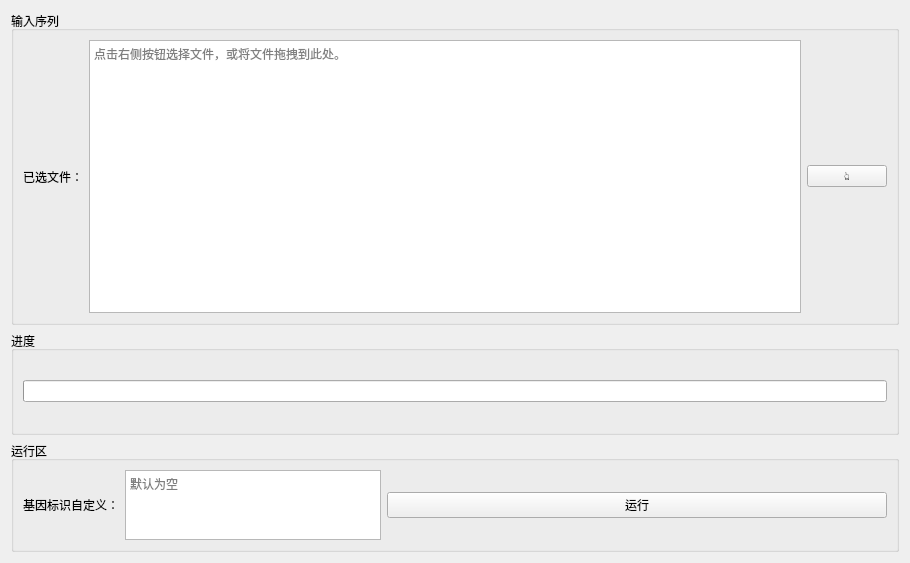
          <widget class="QWidget" name="as_calcu">
           <attribute name="title">
            <string>组装指标计算</string>
           </attribute>
           <layout class="QVBoxLayout" name="verticalLayout_26" stretch="3,1,1">
            <item>
             <widget class="QGroupBox" name="groupBox_30">
              <property name="title">
               <string>输入序列</string>
              </property>
              <layout class="QHBoxLayout" name="horizontalLayout_52">
               <item>
                <widget class="QLabel" name="label_43">
                 <property name="text">
                  <string>已选文件：</string>
                 </property>
                </widget>
               </item>
               <item>
                <widget class="QTextBrowser" name="qc_file">
                 <property name="verticalScrollBarPolicy">
                  <enum>Qt::ScrollBarAlwaysOff</enum>
                 </property>
                 <property name="placeholderText">
                  <string>点击右侧按钮选择文件，或将文件拖拽到此处。</string>
                 </property>
                </widget>
               </item>
               <item>
                <widget class="QPushButton" name="sel_qc_file">
                 <property name="text">
                  <string>👆</string>
                 </property>
                </widget>
               </item>
              </layout>
             </widget>
            </item>
            <item>
             <widget class="QGroupBox" name="groupBox_33">
              <property name="title">
               <string>进度</string>
              </property>
              <layout class="QVBoxLayout" name="verticalLayout_25">
               <item>
                <widget class="QProgressBar" name="qc_progress">
                 <property name="enabled">
                  <bool>true</bool>
                 </property>
                 <property name="value">
                  <number>0</number>
                 </property>
                 <property name="textVisible">
                  <bool>false</bool>
                 </property>
                </widget>
               </item>
              </layout>
             </widget>
            </item>
            <item>
             <widget class="QGroupBox" name="groupBox_34">
              <property name="title">
               <string>运行区</string>
              </property>
              <layout class="QHBoxLayout" name="horizontalLayout_35">
               <item>
                <widget class="QLabel" name="label_44">
                 <property name="text">
                  <string>基因标识自定义：</string>
                 </property>
                </widget>
               </item>
               <item>
                <widget class="QTextEdit" name="gene_symbol_2">
                 <property name="placeholderText">
                  <string>默认为空</string>
                 </property>
                </widget>
               </item>
               <item>
                <widget class="QPushButton" name="qc_running">
                 <property name="minimumSize">
                  <size>
                   <width>500</width>
                   <height>0</height>
                  </size>
                 </property>
                 <property name="text">
                  <string>运行</string>
                 </property>
                </widget>
               </item>
              </layout>
             </widget>
            </item>
           </layout>
          </widget>
